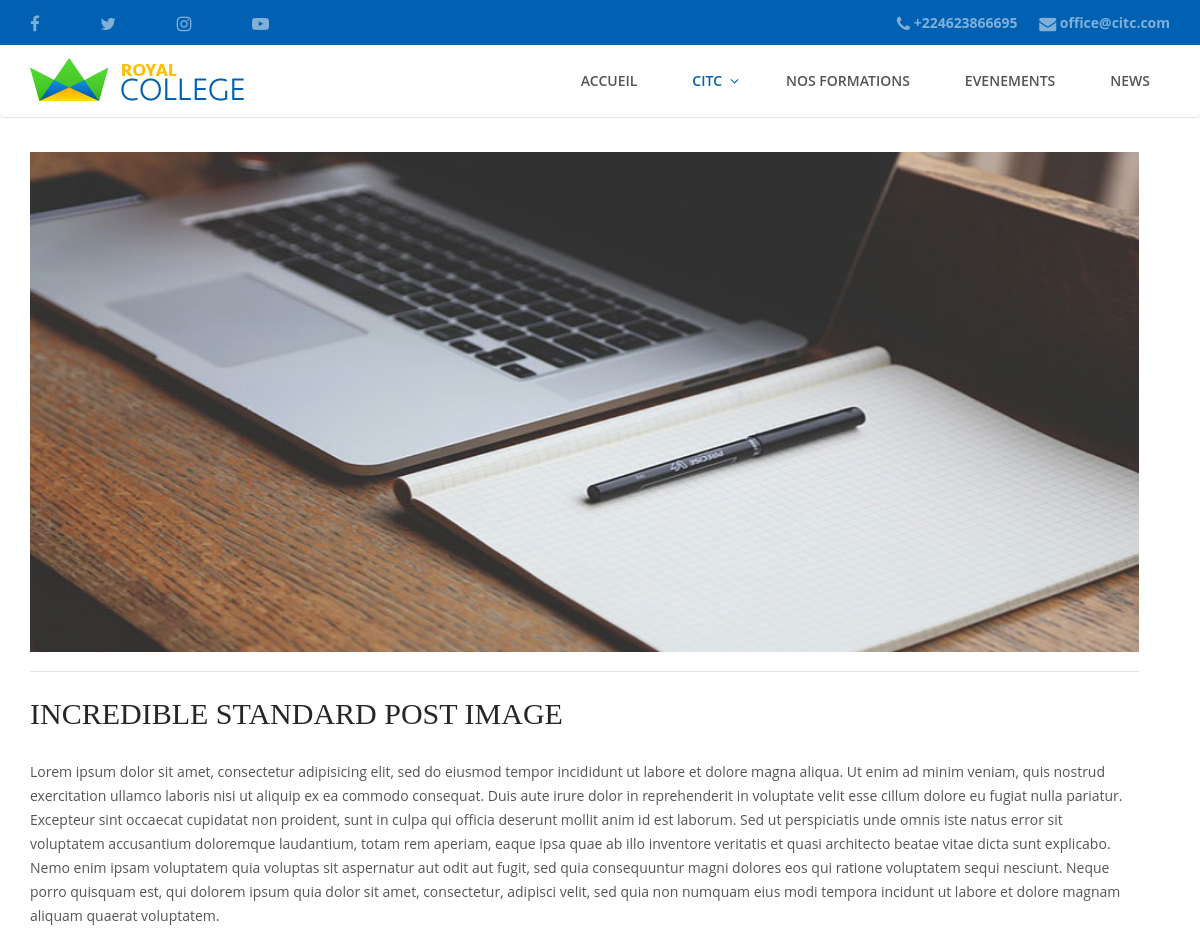
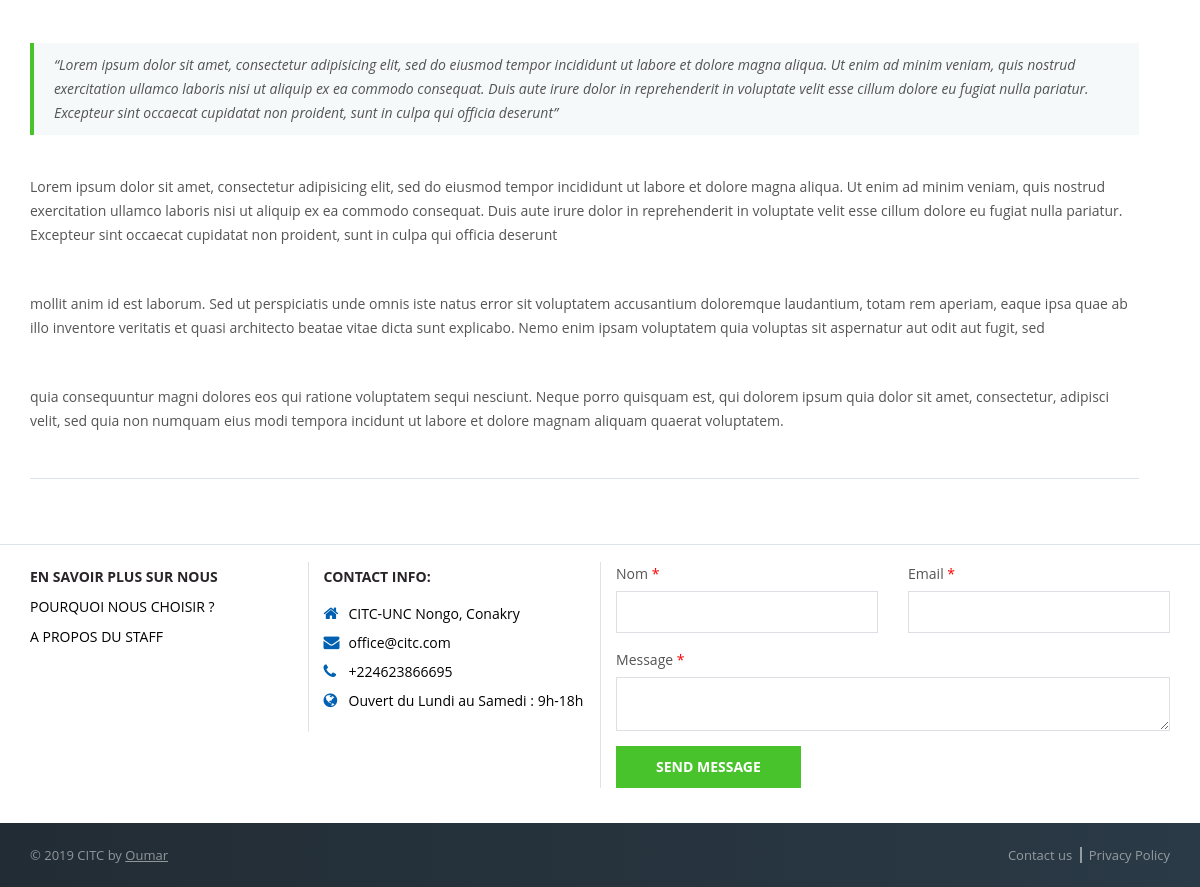
Page /cisco on the committed database (2 pictures, top to bottom).
### app/models.py (models this page shows, shortened)
class Presentation(models.Model):
	id_citc = models.CharField('Id de la page', max_length=100, primary_key=True, default='')
	title = models.CharField('Titre de la page', max_length=200)
	content_citc = models.TextField('Contenu de la page')
	class Meta:
		verbose_name_plural = "CITC"

### app/views.py (the view)
# urls.py: path('<str:titre>', views.citc, name='citc'),
def citc(request, titre):
	mod_citc = get_object_or_404(Presentation, id_citc=titre)
	return render(request, 'app/citc.html', locals())

### app/templates/app/citc.html (shortened to what this page needs)
{% extends "app/_base.html" %}
{% load static %}
{% block active %}
	<li><a href="{% url 'app:home' %}">Accueil</a></li>
	{% if mod_citc.title == "Cisco" %}
		<li class="active dropdown">
		    <a href="#" class="dropdown-toggle" data-toggle="dropdown" role="button" aria-haspopup="true" aria-expanded="false">CITC</a>
		</li>
    {% endif %}
    <li><a href="{% url 'app:formations' %}">Nos Formations</a></li>
    <li><a href="{% url 'app:events' %}">Evenements</a></li>
    <li><a href="{% url 'app:news' %}">NEWS</a></li>
{% endblock %}
{% block content %}
	{{ mod_citc.content_citc|safe }}
{% endblock %}

### app/static/app/css/default.css (style rules this page uses)
a,a:hover,.header .navbar-default .navbar-nav li a:hover,.header .navbar-default .navbar-nav .active a,.header .navbar-default .navbar-nav .active a:hover,.header .navbar-default .navbar-nav .active a:focus,.header .navbar-nav li.open .dropdown-menu li a:hover,.header .navbar-nav li.open .dropdown-menu li a:focus,.header .navbar-nav li.dropdown .dropdown-menu li a:hover,.header .navbar-nav li.dropdown .dropdown-menu li a:focus,.header .navbar-nav li.open .dropdown-menu li.active a,.header .navbar-nav li.dropdown .dropdown-menu li.active a,.courses_right_inner td ul li.active a,.courses_right_inner td a:hover,.courses_left_inner ul li a:hover,.courses_left_inner ul li a:focus,.courses_left_inner ul li.active a,.item_inner a.fees,.sidebar_item.admission .item_inner.program ul li a:hover,.sidebar_item.admission .item_inner.program ul li.active a,.item_inner.question a,.fc-center h2,.fc-event-container a.more,ul.contact_info li .fa,ul.contact_info li a:hover,.error-content a,li.language.dropdown ul.dropdown-menu li.active a,li.language.dropdown ul.dropdown-menu li a:hover { color:#0060b1 }
.navbar-default .navbar-toggle,.navbar-default .navbar-toggle:hover,.navbar-default .navbar-toggle:focus,.form-control:focus,.commonBtn,.commonBtn:hover,.getArea,.block_quate,.event_calendar,.feature-box:hover span,.cartListInner .table-responsive .table tbody tr td .close:hover,.cartListInner .updateArea .checkBtnArea .commonBtn,.cartListInner .updateArea .checkBtnArea .commonBtn:hover,.checkboxArea input[type=checkbox]:not(old):checked+label span,.checkboxArea1 input[type=checkbox]:not(old):checked+label span,.cooming-page.cooming-dark-page .ed-form .form-group .form-control:focus,.version2 .navbar-default .navbar-toggle:hover,.version2 .navbar-default .navbar-toggle:focus,.header-v2 .navbar-default .navbar-toggle:hover,.header-v2 .navbar-default .navbar-toggle:focus { border-color:#49c32c }

### rows in the picture
Presentation: content_citc (picture), content_citc "INCREDIBLE STANDARD POST IMAGE Lorem ipsum dolor sit amet, consectetur adipisicing elit, sed do eiusmod tempor incididunt ut labore et dolore magna aliqua. Ut enim ad minim veniam, quis nostrud exercitation ullamco laboris nisi ut aliquip ex ea commodo consequat. Duis aute irure dolor in reprehenderit in voluptate velit esse cillum dolore eu fugiat nulla pariatur. Excepteur sint occaecat cupidatat non proident, sunt in culpa qui officia deserunt mollit anim id est laborum. Sed ut perspiciatis unde omnis iste natus error sit voluptatem accusantium doloremque laudantium, totam rem aperiam, eaque ipsa quae ab illo inventore veritatis et quasi architecto beatae vitae dicta sunt explicabo. Nemo…"
